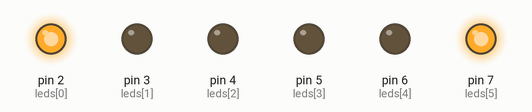
Simulated run of this sketch. Board: Arduino Uno, built with avr-gcc and run on an emulated ATmega328P. Parts: output pins drawn as LEDs (lit = HIGH).

Above: at 0.2 s.
At 1.8 s:
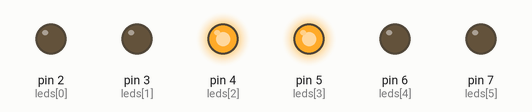
At 5.5 s:
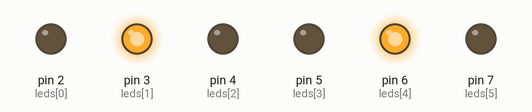
Timing chart, 0 to 7.3 s (numbered marks = the images above):
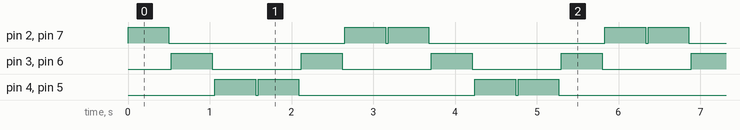

The sketch:

conversingDiversing.ino
```cpp
#include <Arduino.h>

const int leds[] = {2, 3, 4, 5, 6, 7};

void setup()
{
  for (int i = 0; i < 6; i++)
    pinMode(leds[i], OUTPUT);
}

void loop()
{
  for (int i = 0; i < 6; i++)
  {
    turnOnLeds(leds[i], leds[5 - i]);
    delay(500);
    turnOffLeds(leds[i], leds[5 - i]);
    delay(30);
  }
}

void turnOnLeds(int pin1, int pin2)
{
  digitalWrite(pin1, HIGH);
  digitalWrite(pin2, HIGH);
}

void turnOffLeds(int pin1, int pin2)
{
  digitalWrite(pin1, LOW);
  digitalWrite(pin2, LOW);
}
```

Measured:
- by itself, pin 2 (leds[0]), pin 7 (leds[5]): repeats every 3.2 s: LOW 2.2 s, HIGH 0.50 s, LOW 0.03 s, HIGH 0.50 s
- by itself, pin 3 (leds[1]), pin 6 (leds[4]): alternates HIGH for 0.50 s and LOW for 1.1 s
- by itself, pin 4 (leds[2]), pin 5 (leds[3]): repeats every 3.2 s: LOW 0.03 s, HIGH 0.50 s, LOW 2.2 s, HIGH 0.50 s
